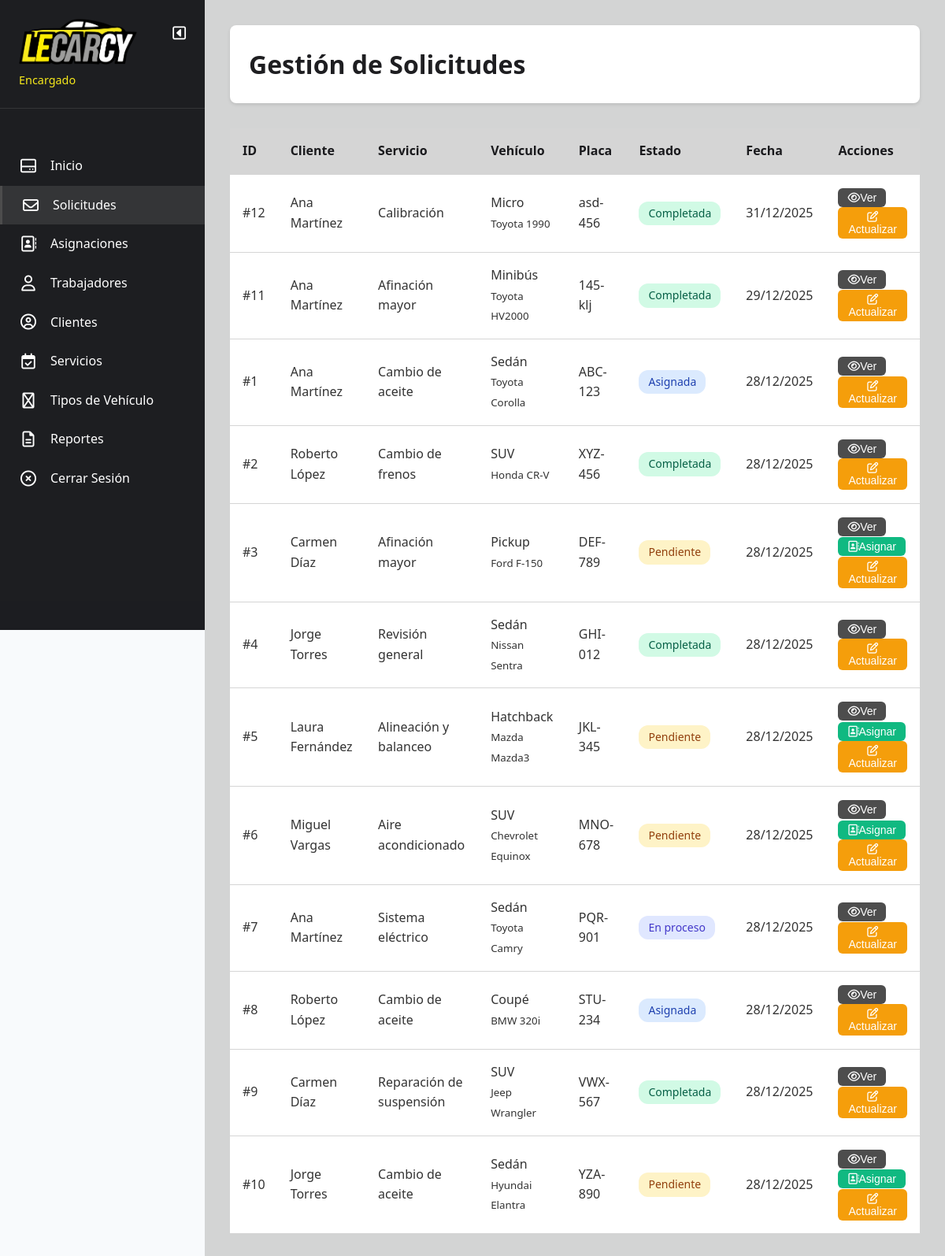
The app's page /mi_sistema/encargado/solicitudes.php (signed in) with its own data.
### tables this page shows
CREATE TABLE `solicitudes` (
  `id` int(11) NOT NULL AUTO_INCREMENT,
  `cliente_id` int(11) NOT NULL,
  `tipo_vehiculo_id` int(11) NOT NULL,
  `servicio_id` int(11) NOT NULL,
  `marca_vehiculo` varchar(50) DEFAULT NULL,
  `modelo_vehiculo` varchar(50) DEFAULT NULL,
  `año_vehiculo` int(11) DEFAULT NULL,
  `placa_vehiculo` varchar(20) DEFAULT NULL,
  `descripcion_problema` text DEFAULT NULL,
  `estado` enum('pendiente','asignada','en_proceso','completada','cancelada') DEFAULT 'pendiente',
  `fecha_solicitud` datetime DEFAULT current_timestamp(),
  `fecha_actualizacion` datetime DEFAULT current_timestamp() ON UPDATE current_timestamp(),
  PRIMARY KEY (`id`),
  KEY `cliente_id` (`cliente_id`),
  KEY `tipo_vehiculo_id` (`tipo_vehiculo_id`),
  KEY `servicio_id` (`servicio_id`),
  CONSTRAINT `solicitudes_ibfk_1` FOREIGN KEY (`cliente_id`) REFERENCES `usuarios` (`id`),
  CONSTRAINT `solicitudes_ibfk_2` FOREIGN KEY (`tipo_vehiculo_id`) REFERENCES `tipos_vehiculo` (`id`),
  CONSTRAINT `solicitudes_ibfk_3` FOREIGN KEY (`servicio_id`) REFERENCES `servicios` (`id`)
);

CREATE TABLE `usuarios` (
  `id` int(11) NOT NULL AUTO_INCREMENT,
  `nombre` varchar(100) NOT NULL,
  `email` varchar(100) NOT NULL,
  `password` varchar(255) NOT NULL,
  `telefono` varchar(20) DEFAULT NULL,
  `rol_id` int(11) NOT NULL,
  `fecha_registro` datetime DEFAULT current_timestamp(),
  `activo` tinyint(1) DEFAULT 1,
  PRIMARY KEY (`id`),
  UNIQUE KEY `email` (`email`),
  KEY `rol_id` (`rol_id`),
  CONSTRAINT `usuarios_ibfk_1` FOREIGN KEY (`rol_id`) REFERENCES `roles` (`id`)
);

CREATE TABLE `servicios` (
  `id` int(11) NOT NULL AUTO_INCREMENT,
  `nombre` varchar(100) NOT NULL,
  `descripcion` text DEFAULT NULL,
  `precio_estimado` decimal(10,2) DEFAULT NULL,
  `duracion_estimada` int(11) DEFAULT NULL COMMENT 'Duración en horas',
  `fecha_creacion` datetime DEFAULT current_timestamp(),
  PRIMARY KEY (`id`)
);

CREATE TABLE `tipos_vehiculo` (
  `id` int(11) NOT NULL AUTO_INCREMENT,
  `nombre` varchar(100) NOT NULL,
  `descripcion` text DEFAULT NULL,
  `fecha_creacion` datetime DEFAULT current_timestamp(),
  PRIMARY KEY (`id`)
);

### mi_sistema/encargado/solicitudes.php (the view, shortened to what this page needs)
<?php
$db = Database::getInstance()->getConnection();
$stmt = $db->query("
    SELECT s.*, u.nombre as cliente_nombre, srv.nombre as servicio_nombre,
           tv.nombre as tipo_vehiculo
    FROM solicitudes s
    INNER JOIN usuarios u ON s.cliente_id = u.id
    INNER JOIN servicios srv ON s.servicio_id = srv.id
    INNER JOIN tipos_vehiculo tv ON s.tipo_vehiculo_id = tv.id
    ORDER BY s.fecha_solicitud DESC
");
$solicitudes = $stmt->fetchAll();
?>
<!DOCTYPE html>
<html lang="es">
<head>
    <link rel="stylesheet" href="../assets/css/styles.css">
</head>
<body>
    <div class="dashboard-container">
        <?php include 'includes/sidebar.php'; ?>
        <main class="main-content">
            <header class="content-header">
                <h1>Gestión de Solicitudes</h1>
            </header>
            <div class="table-container">
                <table>
                    <thead>
                        <tr>
                            <th>ID</th>
                            <th>Cliente</th>
                            <th>Servicio</th>
                            <th>Vehículo</th>
                            <th>Placa</th>
                            <th>Estado</th>
                            <th>Fecha</th>
                            <th>Acciones</th>
                        </tr>
                    </thead>
                    <tbody>
                        <?php foreach ($solicitudes as $sol): ?>
                            <tr>
                                <td>#<?php echo $sol['id']; ?></td>
                                <td><?php echo htmlspecialchars($sol['cliente_nombre']); ?></td>
                                <td><?php echo htmlspecialchars($sol['servicio_nombre']); ?></td>
                                <td><?php echo htmlspecialchars($sol['tipo_vehiculo']); ?><br>
                                    <small><?php echo htmlspecialchars($sol['marca_vehiculo'] . ' ' . $sol['modelo_vehiculo']); ?></small>
                                </td>
                                <td><?php echo htmlspecialchars($sol['placa_vehiculo']); ?></td>
                                <td><span
                                        class="badge badge-<?php echo $sol['estado']; ?>"><?php echo ucfirst(str_replace('_', ' ', $sol['estado'])); ?></span>
                                </td>
                                <td><?php echo date('d/m/Y', strtotime($sol['fecha_solicitud'])); ?></td>
                                <td>
                                    <button class="btn btn-sm btn-info"
                                        onclick='verSolicitud(<?php echo json_encode($sol); ?>)'><i
                                            class="fa-regular fa-eye"></i>Ver</button>
                                    <?php if ($sol['estado'] === 'pendiente'): ?>
                                        <button class="btn btn-sm btn-success"
                                            onclick="asignarSolicitud(<?php echo $sol['id']; ?>)"><i
                                                class="fa-regular fa-address-book"></i>Asignar</button>
                                    <?php endif; ?>
                                    <button class="btn btn-sm btn-warning"
                                        onclick='cambiarEstado(<?php echo $sol['id']; ?>, "<?php echo $sol['estado']; ?>")'>
                                        <i class="fa-regular fa-pen-to-square"></i>
                                        Actualizar</button>
                                </td>
                            </tr>
                        <?php endforeach; ?>
                    </tbody>
                </table>
            </div>
        </main>
    </div>
</body>
</html>

### mi_sistema/assets/css/styles.css (style rules this page uses)
* { margin: 0; padding: 0; box-sizing: border-box; }
:root { --primary: #4D4D4D; --secondary: #64748b; --success: #10b981; --warning: #f59e0b; --danger: #ef4444; --info: #4D4D4D; --dark: #040508e5; --light: #c9c9c9c5; --white: #ffffff; --amarillo: #f8ea1b; }
body { font-family: 'Segoe UI', Tahoma, Geneva, Verdana, sans-serif; line-height: 1.6; color: #333; background-color: #f8fafc; }
.dashboard-container { display: flex; min-height: 100vh; }
.main-content { flex: 1; margin-left: 260px; padding: 2rem; background: var(--light); min-height: 100vh; }
.content-header { display: flex; justify-content: space-between; align-items: center; margin-bottom: 2rem; background: var(--white); padding: 1.5rem; border-radius: 8px; box-shadow: 0 2px 4px rgba(0, 0, 0, 0.1); }
.content-header h1 { color: var(--dark); }
.table-container { overflow-x: auto; }
table { width: 100%; border-collapse: collapse; background: var(--white); }
thead { background: var(--light); }
th, td { padding: 1rem; text-align: left; border-bottom: 1px solid var(--light); }
th { font-weight: 600; color: var(--dark); }
.btn { display: inline-block; padding: 0.5rem 1rem; border: none; border-radius: 6px; cursor: pointer; font-size: 1rem; text-decoration: none; transition: all 0.3s; }
.btn-success { background: var(--success); color: var(--white); }
.btn-info { background: var(--info); color: var(--white); }
.btn-warning { background: var(--warning); color: var(--white); }
.btn-sm { padding: 0.25rem 0.75rem; font-size: 0.875rem; }
.badge { display: inline-block; padding: 0.25rem 0.75rem; border-radius: 12px; font-size: 0.875rem; font-weight: 500; }
.badge-pendiente { background: #fef3c7; color: #92400e; }
.badge-asignada { background: #dbeafe; color: #1e40af; }
.badge-en_proceso { background: #e0e7ff; color: #4338ca; }
.badge-completada { background: #d1fae5; color: #065f46; }
.main-content { transition: margin-left 0.3s ease; }

### records on screen
solicitudes: id "12", cliente.nombre "Ana Martínez", servicio.nombre "Calibración", tipo_vehiculo.nombre "Micro", marca_vehiculo+modelo_vehiculo "Toyota 1990", placa_vehiculo "asd-456", estado "Completada", fecha_solicitud "31/12/2025"
solicitudes: id "11", cliente.nombre "Ana Martínez", servicio.nombre "Afinación mayor", tipo_vehiculo.nombre "Minibús", marca_vehiculo+modelo_vehiculo "Toyota HV2000", placa_vehiculo "145-klj", estado "Completada", fecha_solicitud "29/12/2025"
solicitudes: id "1", cliente.nombre "Ana Martínez", servicio.nombre "Cambio de aceite", tipo_vehiculo.nombre "Sedán", marca_vehiculo+modelo_vehiculo "Toyota Corolla", placa_vehiculo "ABC-123", estado "Asignada", fecha_solicitud "28/12/2025"
solicitudes: id "2", cliente.nombre "Roberto López", servicio.nombre "Cambio de frenos", tipo_vehiculo.nombre "SUV", marca_vehiculo+modelo_vehiculo "Honda CR-V", placa_vehiculo "XYZ-456", estado "Completada", fecha_solicitud "28/12/2025"
solicitudes: id "3", cliente.nombre "Carmen Díaz", servicio.nombre "Afinación mayor", tipo_vehiculo.nombre "Pickup", marca_vehiculo+modelo_vehiculo "Ford F-150", placa_vehiculo "DEF-789", estado "Pendiente", fecha_solicitud "28/12/2025"
solicitudes: id "4", cliente.nombre "Jorge Torres", servicio.nombre "Revisión general", tipo_vehiculo.nombre "Sedán", marca_vehiculo+modelo_vehiculo "Nissan Sentra", placa_vehiculo "GHI-012", estado "Completada", fecha_solicitud "28/12/2025"
solicitudes: id "5", cliente.nombre "Laura Fernández", servicio.nombre "Alineación y balanceo", tipo_vehiculo.nombre "Hatchback", marca_vehiculo+modelo_vehiculo "Mazda Mazda3", placa_vehiculo "JKL-345", estado "Pendiente", fecha_solicitud "28/12/2025"
solicitudes: id "6", cliente.nombre "Miguel Vargas", servicio.nombre "Aire acondicionado", tipo_vehiculo.nombre "SUV", marca_vehiculo+modelo_vehiculo "Chevrolet Equinox", placa_vehiculo "MNO-678", estado "Pendiente", fecha_solicitud "28/12/2025"
solicitudes: id "7", cliente.nombre "Ana Martínez", servicio.nombre "Sistema eléctrico", tipo_vehiculo.nombre "Sedán", marca_vehiculo+modelo_vehiculo "Toyota Camry", placa_vehiculo "PQR-901", estado "En proceso", fecha_solicitud "28/12/2025"
solicitudes: id "8", cliente.nombre "Roberto López", servicio.nombre "Cambio de aceite", tipo_vehiculo.nombre "Coupé", marca_vehiculo+modelo_vehiculo "BMW 320i", placa_vehiculo "STU-234", estado "Asignada", fecha_solicitud "28/12/2025"
solicitudes: id "9", cliente.nombre "Carmen Díaz", servicio.nombre "Reparación de suspensión", tipo_vehiculo.nombre "SUV", marca_vehiculo+modelo_vehiculo "Jeep Wrangler", placa_vehiculo "VWX-567", estado "Completada", fecha_solicitud "28/12/2025"
solicitudes: id "10", cliente.nombre "Jorge Torres", servicio.nombre "Cambio de aceite", tipo_vehiculo.nombre "Sedán", marca_vehiculo+modelo_vehiculo "Hyundai Elantra", placa_vehiculo "YZA-890", estado "Pendiente", fecha_solicitud "28/12/2025"
